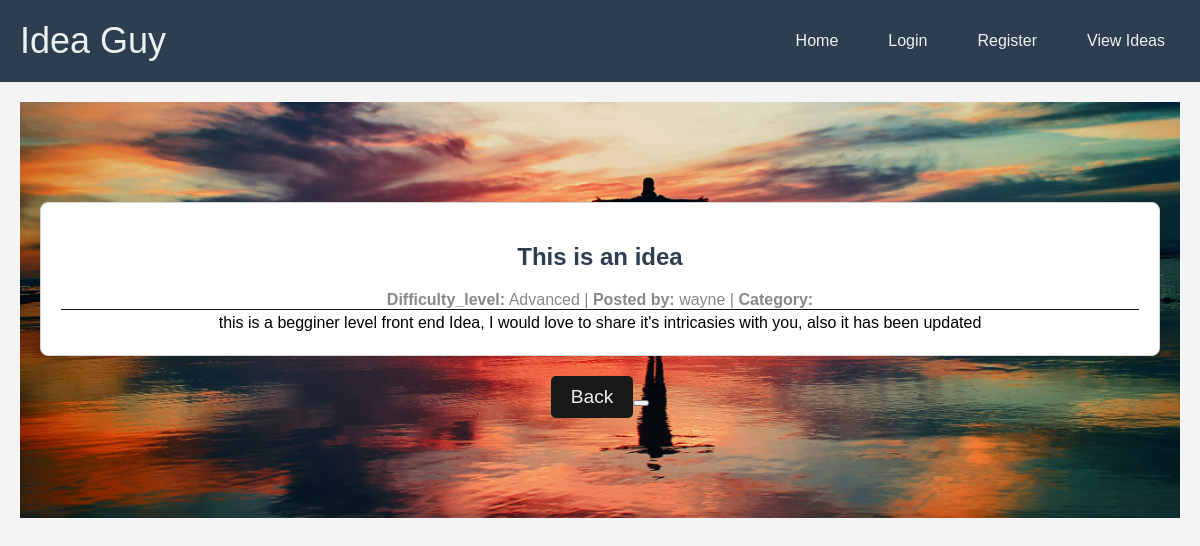
/view_description/5276a31c-0754-47eb-8c49-78b638f257c2, run on an earlier commit of the app's database.
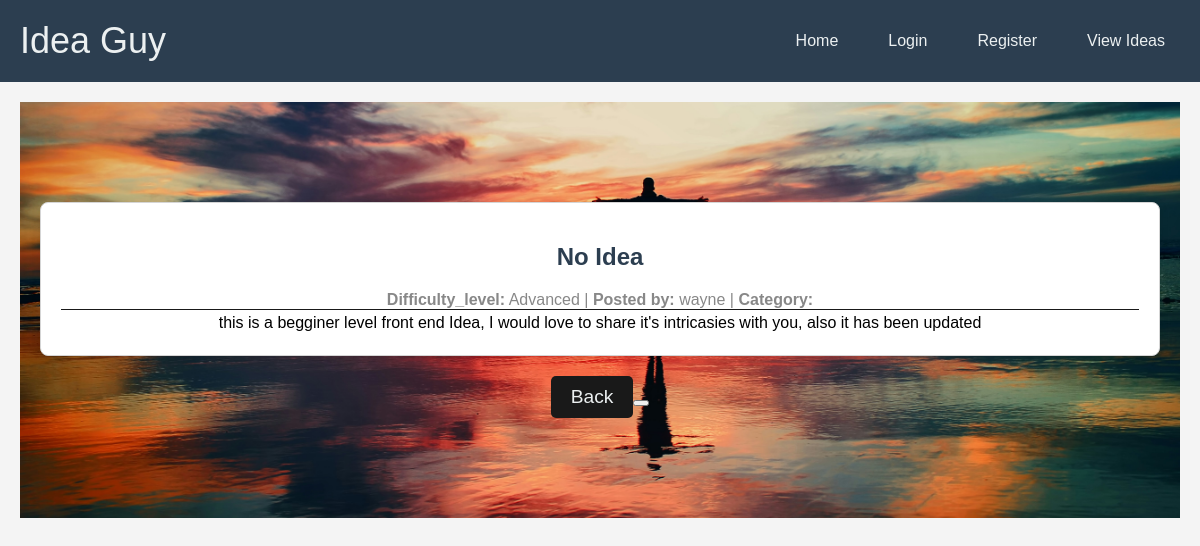
And on a later commit of the database.
### the_idea/models.py (models this page shows, shortened)
class Projects(db.Model):
    project_id = db.Column(db.String(20), primary_key=True)
    title = db.Column(db.String(80), nullable=False)
    difficulty_level = db.Column(db.String(50), nullable=False)
    category = db.Column(db.String(50), nullable=False)
    description = db.Column(db.Text, nullable=False)
    category_id = db.Column(db.Integer, db.ForeignKey('categories.category_id'), nullable=False)
    user_id = db.Column(db.String(20), db.ForeignKey('users.id'), nullable=False)
    created_at = db.Column(db.DateTime, default=db.func.current_timestamp())
    updated_at = db.Column(db.DateTime, default=db.func.current_timestamp())

### the_idea/routes.py (the view)
@app.route('/view_description/<project_id>')
def description(project_id):
    project = Projects.query.filter_by(project_id = project_id).first()
    return render_template('description.html', idea = project, title = project.title )

### the_idea/templates/description.html
{% extends 'layout.html'%}
{%block content%}
<head>
    <link rel="stylesheet" href="{{url_for('static', filename='css/random_idea.css')}}">
</head>
<section class="ideas-container">
    <article class="idea">
        <h2 class="idea-title">{{ idea.title }}</h2>
        <span class="idea-meta">
            <span class="idea-difficulty"><strong>Difficulty_level:</strong> {{ idea.difficulty_level }}</span> |
            <span class="idea-user"><strong>Posted by:</strong> {{idea.author.username}}</span> |
            <span class="idea-category"><strong>Category:</strong> {{ category}}</span>
        </span>
        <div class="idea-description">
            {{ idea.description|safe}}
        </div>
    </article>
</section>
<div class="refresh-button-container">
    <form action="{{ url_for('all_ideas') }}" method="GET">
        <button type="submit" class="btn btn-refresh">Back<button>
    </form>
</div>
{%endblock%}

What changed in the data, as far as the page shows it:
changed Projects "Advanced": title "This is an idea" → "No Idea"
